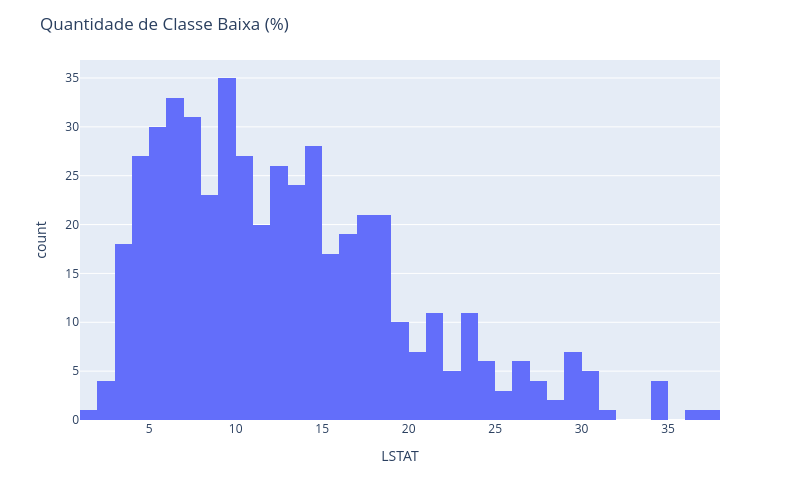

Here is the notebook cell this chart was saved with:
### Code cell
#  Histograma da variável LSTAT (Porcentagem de proprietários no bairro considerados de "classe baixa")

hist =  px.histogram (df,  x = "LSTAT", nbins=60) 
hist.update_layout(width=800,height=500,title_text='Quantidade de Classe Baixa (%)') 
hist.show()

### Figure 1 — Plotly figure (JSON) as saved in the notebook; plotly's stock layout.template omitted (floating-point values rounded to 4 significant figures; data arrays with more than 128 entries replaced by an {"elided": "..."} marker saying what was removed)
{"data": [{"alignmentgroup": "True", "bingroup": "x", "hovertemplate": "LSTAT=%{x}<br>count=%{y}<extra></extra>", "legendgroup": "", "marker": {"color": "#636efa", "pattern": {"shape": ""}}, "name": "", "nbinsx": 60, "offsetgroup": "", "orientation": "v", "showlegend": false, "type": "histogram", "x": {"elided": "489 float values"}, "xaxis": "x", "yaxis": "y"}], "layout": {"barmode": "relative", "height": 500, "legend": {"tracegroupgap": 0}, "margin": {"t": 60}, "title": {"text": "Quantidade de Classe Baixa (%)"}, "width": 800, "xaxis": {"anchor": "y", "domain": [0, 1], "title": {"text": "LSTAT"}}, "yaxis": {"anchor": "x", "domain": [0, 1], "title": {"text": "count"}}}}
